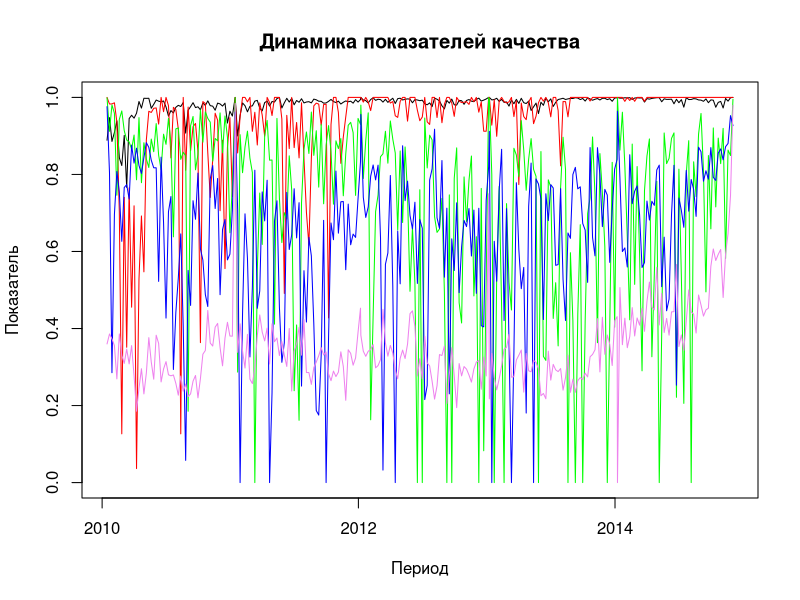
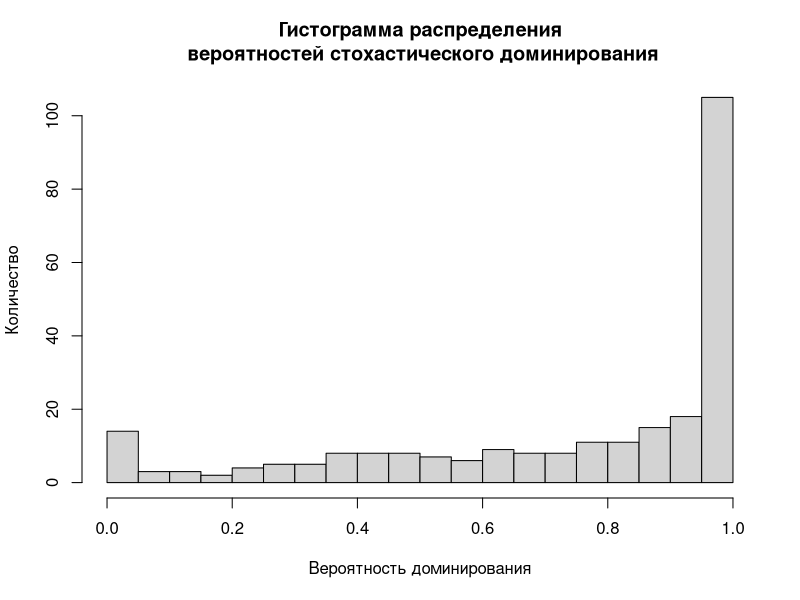
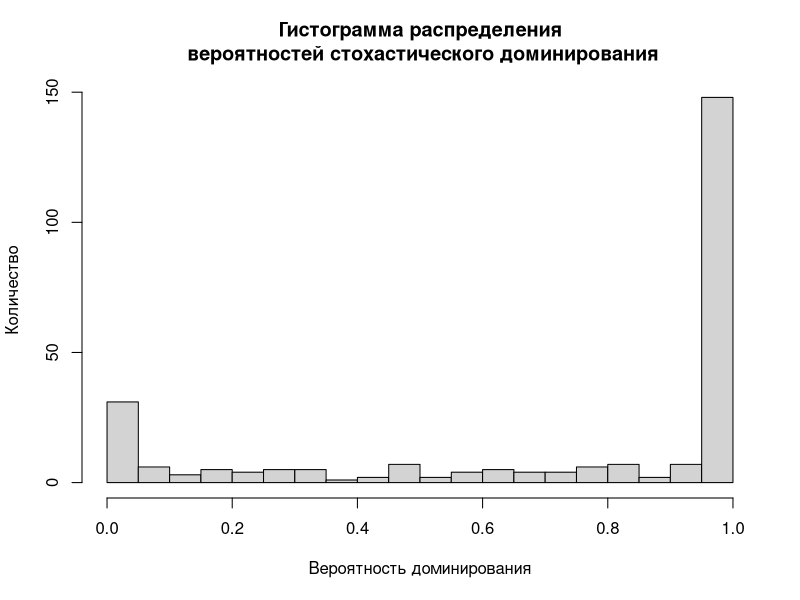

These charts were generated, in order, by the following R code: (Note: this script raises an error after producing the figures.)
## ---- chunk 1
mydata<-read.table("datafile.csv",header=T,dec=",")
dim(mydata)
head(mydata)
summary(mydata)
## ---- chunk 2
convert.scale<-function(bad,good,val) {
  x1=bad
  x2=good
  x3=2*good-bad
  y1=0
  y2=1
  y3=0
  a<-(y3-(x3*(y2-y1)+x2*y1-x1*y2)/(x2-x1))/(x3*(x3-x1-x2)+x1*x2)
  b<-(y2-y1)/(x2-x1)-a*(x1+x2)
  c<-(x2*y1-x1*y2)/(x2-x1)+a*x1*x2
  y=a*val*val+b*val+c
  return(ifelse(y>0,y,0))
}

## ---- chunk 3
qf.1<-function(mtx2,mtx3,value) {
Q.D<-(value[1]^mtx3[,1])*(value[2]^mtx3[,2])*(value[5]^mtx3[,3])
Q.K<-value[3]*mtx2[,1]+value[4]*mtx2[,2]
return(Q.D*Q.K)
}

## ---- chunk 4
qf.2<-function(mtx2,mtx3,value) {
  Q.D<-value[1]^(1/3)*value[2]^(1/3)*value[5]^(1/3)*(value[1]+1)^mtx3[,1]*(value[2]+1)^mtx3[,2]*(value[5]+1)^mtx3[,3]/2
  Q.K<-(value[3]+1)^mtx2[,1]*(value[4]+1)*mtx2[,2]-1
  Q=Q.D*(1+Q.K)/2
  return(Q)
  }

## ---- chunk 5
td<-data.frame(YM=as.Date(mydata$Week*7,origin=paste(mydata$Year,"01","01",sep="-")))

## ---- chunk 6
td$Q1<-convert.scale(0.8,1,1-mydata$Bad/mydata$Total)
## ---- chunk 7
td$Q2<-convert.scale(0.99,1,1-mydata$Claim/mydata$Total)
## ---- chunk 8
td$Q3<-convert.scale(0,7200,7200-mydata$Reg_time)
## ---- chunk 9
td$Q4<-convert.scale(0,57600,57600-mydata$Work_time)
## ---- chunk 10
td$Q5<-convert.scale(3,5,mydata$Rate)
## ---- chunk 11
head(td)
summary(td)
plot(td$YM,td$Q1,xlab="Период",ylab="Показатель", type="l",main="Динамика показателей качества",ylim=c(0,1))
lines(td$YM,td$Q2,col="red")
lines(td$YM,td$Q3,col="green")
lines(td$YM,td$Q4,col="blue")
lines(td$YM,td$Q5,col="violet")
## ---- chunk 12
target<-c(convert.scale(0.8,1,0.95),
        convert.scale(0.99,1,0.995),
        convert.scale(0,7200,7200-5500),
        convert.scale(0,57600,57600-30000),
        convert.scale(3,5,3.4))
minimum<-c(convert.scale(0.8,1,0.91),
        convert.scale(0.99,1,0.99),
        convert.scale(0,7200,7200-7000),
        convert.scale(0,57600,57600-50000),
        convert.scale(3,5,3.2))

## ---- chunk 13
library(gtools)
set.seed(2015)
mtx2<-rdirichlet(1000,rep(1,2))
mtx3<-rdirichlet(1000,rep(1,3))

## ---- chunk 14
td$minimum1<-NA
td$target1<-NA
for(i in 1:nrow(td)) {
td$target1[i]<- sum(qf.1(mtx2,mtx3,as.vector(td[i,2:6],"double")) > qf.1(mtx2,mtx3,target))/1000
td$minimum1[i]<-sum(qf.1(mtx2,mtx3,as.vector(td[i,2:6],"double")) > qf.1(mtx2,mtx3,minimum))/1000
}
summary(td[,7:8])
## ---- chunk 15
sum(td$minimum1>0.6)
sum(td$target1>0.6)
hist(td$target1,breaks=25,xlab="Вероятность доминирования",ylab="Количество",main="Гистограмма распределения\n вероятностей стохастического доминирования")
## ---- chunk 16
td$minimum2<-NA
td$target2<-NA
for(i in 1:nrow(td)) {
td$target2[i]<- sum(qf.2(mtx2,mtx3,as.vector(td[i,2:6],"double")) > qf.2(mtx2,mtx3,target))/1000
td$minimum2[i]<-sum(qf.2(mtx2,mtx3,as.vector(td[i,2:6],"double")) > qf.2(mtx2,mtx3,minimum))/1000
}
summary(td[,9:10])
## ---- chunk 17
sum(td$minimum2>0.6)
sum(td$target2>0.6)
hist(td$target2,breaks=25,xlab="Вероятность доминирования",ylab="Количество",main="Гистограмма распределения\n вероятностей стохастического доминирования")
## ---- chunk 18
library(caret)
confusionMatrix(td$minimum1>0.6,td$minimum2>0.6)
confusionMatrix(td$target1>0.6,td$target2>0.6)
## ---- chunk 19
sessionInfo()
